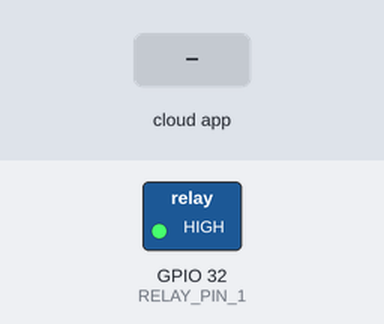
Bench run of a sketch on a simulated ESP32. On the bench: switched loads named in the sketch (green lamp = pin HIGH). The test bench sets the inputs (shaded band). WiFi joins after 1.5 s; servers stay silent unless stated; what the sketch prints to the serial monitor is not drawn.

Above: at 2.7 s.
2.8 s: the phone or cloud app sets lamp.one to 1
At 3.1 s:
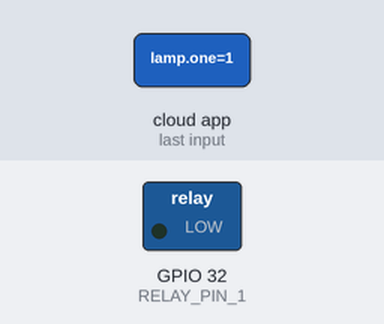
4.3 s: the phone or cloud app sets lamp.one to 0
At 5.4 s:
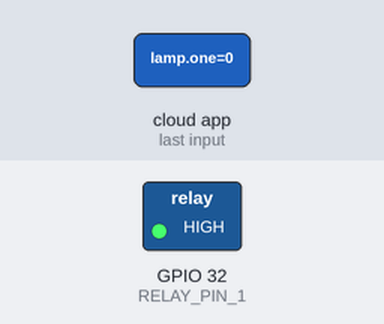
Timing chart, 0 to 7.3 s (numbered marks = the images above; inputs shaded):
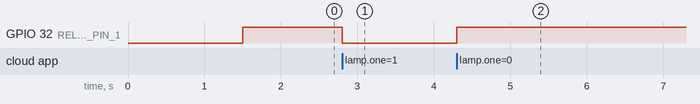

The sketch:

Alexa_ESP32_Smartswitch.ino
```cpp
#include <Arduino.h>
#include <WiFi.h>
#define RELAY_PIN_1 32
#include "fauxmoESP.h"

#define SERIAL_BAUDRATE 115200

#define WIFI_SSID "ssid_name"
#define WIFI_PASS "password"

#define LAMP_1 "lamp one"

fauxmoESP fauxmo;

// Wi-Fi Connection
void wifiSetup() {
  // Set WIFI module to STA mode
  WiFi.mode(WIFI_STA);

  // Connect
  Serial.printf("[WIFI] Connecting to %s ", WIFI_SSID);
  WiFi.begin(WIFI_SSID, WIFI_PASS);

  // Wait
  while (WiFi.status() != WL_CONNECTED) {
    Serial.print(".");
    delay(100);
  }
  Serial.println();

  // Connected!
  Serial.printf("[WIFI] STATION Mode, SSID: %s, IP address: %s\n", WiFi.SSID().c_str(), WiFi.localIP().toString().c_str());
}

void setup() {
  // Init serial port and clean garbage
  Serial.begin(SERIAL_BAUDRATE);
  Serial.println();

  // Wi-Fi connection
  wifiSetup();

  // LED
  pinMode(RELAY_PIN_1, OUTPUT);
  digitalWrite(RELAY_PIN_1, HIGH);

  fauxmo.createServer(true); // not needed, this is the default value
  fauxmo.setPort(80); // This is required for gen3 devices
  fauxmo.enable(true);

  // Add virtual devices
  fauxmo.addDevice(LAMP_1);
  fauxmo.onSetState([](unsigned char device_id, const char * device_name, bool state, unsigned char value) {
    // Callback when a command from Alexa is received.
    // You can use device_id or device_name to choose the element to perform an action onto (relay, LED,...)
    // State is a boolean (ON/OFF) and value a number from 0 to 255 (if you say "set kitchen light to 50%" you will receive a 128 here).
    // Just remember not to delay too much here, this is a callback, exit as soon as possible.
    // If you have to do something more involved here set a flag and process it in your main loop.

    Serial.printf("[MAIN] Device #%d (%s) state: %s value: %d\n", device_id, device_name, state ? "ON" : "OFF", value);
    if ( (strcmp(device_name, LAMP_1) == 0) ) {
      // this just sets a variable that the main loop() does something about
      Serial.println("RELAY 1 switched by Alexa");
      //digitalWrite(RELAY_PIN_1, !digitalRead(RELAY_PIN_1));
      if (state) {
        digitalWrite(RELAY_PIN_1, LOW);
      } else {
        digitalWrite(RELAY_PIN_1, HIGH);
      }
    }
  });
}

void loop(){
  // fauxmoESP uses an async TCP server but a sync UDP server
  // Therefore, we have to manually poll for UDP packets
  fauxmo.handle();

  static unsigned long last = millis();
  if (millis() - last > 5000) {
    last = millis();
    Serial.printf("[MAIN] Free heap: %d bytes\n", ESP.getFreeHeap());
  }
}
```

Measured:
- after the input at 2.8 s, GPIO 32 (RELAY_PIN_1): HIGH → LOW at once
- after the input at 4.3 s, GPIO 32 (RELAY_PIN_1): LOW → HIGH at once
